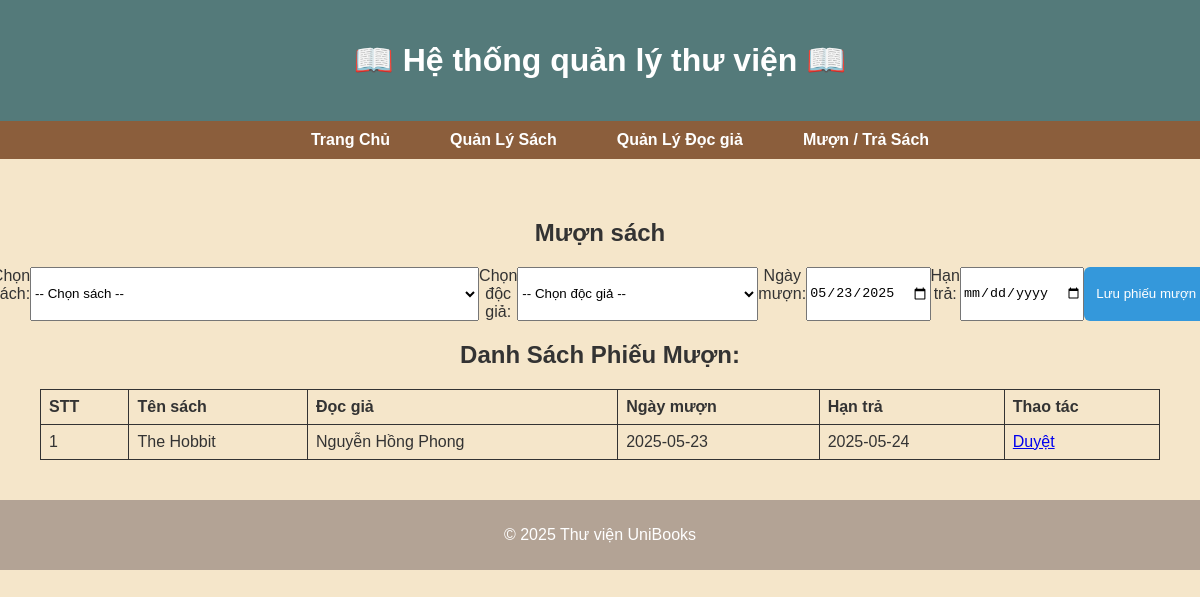
/loans/loans_borrow.php, run on the app's committed database.
### tables this page shows
CREATE TABLE `loans` (
  `id` int(11) NOT NULL,
  `book_id` varchar(11) DEFAULT NULL,
  `student_id` varchar(20) DEFAULT NULL,
  `borrow_date` date DEFAULT NULL,
  `return_date` date DEFAULT NULL,
  `status` enum('pending','approved','returned') NOT NULL DEFAULT 'pending',
  `approved_at` datetime DEFAULT NULL,
  `approved_by` varchar(50) DEFAULT NULL,
  `returned_at` date DEFAULT NULL
);

CREATE TABLE `books` (
  `id` varchar(11) NOT NULL,
  `images` varchar(500) DEFAULT NULL,
  `title` varchar(255) DEFAULT NULL,
  `author` varchar(255) DEFAULT NULL,
  `category` varchar(100) DEFAULT NULL,
  `publish_year` int(11) DEFAULT NULL,
  `summary` text DEFAULT NULL,
  `status` enum('available','pending','borrowed') NOT NULL DEFAULT 'available'
);

CREATE TABLE `users` (
  `masv` varchar(10) NOT NULL,
  `username` varchar(50) NOT NULL,
  `password` varchar(255) NOT NULL,
  `email` varchar(100) DEFAULT NULL,
  `role` enum('user','admin') NOT NULL DEFAULT 'user',
  `created_at` datetime DEFAULT current_timestamp()
);

### loans/loans_borrow.php (the view, shortened to what this page needs)
<?php
require_once '../database/db.php';
include("../includes/header.php");
include("../includes/nav.php");
$loans = [];
try {
    $sql = "SELECT l.id, b.title, u.username AS reader_name, l.borrow_date, l.return_date, l.status
        FROM loans l
        JOIN books b ON l.book_id = b.id
        JOIN users u ON l.student_id = u.masv
        WHERE l.status IN ('pending', 'approved')
        ORDER BY l.borrow_date DESC";
    $stmt = $pdo->query($sql);
    $loans = $stmt->fetchAll(PDO::FETCH_ASSOC);
} catch (PDOException $e) {
    $error_message = "Lỗi truy vấn: " . $e->getMessage();
}
?>
<main>
  <h2>Mượn sách</h2>
  <form action="loans_borrow.php" method="POST" class="form-box">
    <label for="book_id">Chọn sách:</label>
    <select name="book_id" id="book_id" required>
      <option value="">-- Chọn sách --</option>
    </select>
    <label for="student_id">Chọn độc giả:</label>
    <select name="student_id" id="student_id" required>
      <option value="">-- Chọn độc giả --</option>
    </select>
    <label for="borrow_date">Ngày mượn:</label>
    <input type="date" name="borrow_date" id="borrow_date" value="<?= date('Y-m-d') ?>" required>
    <label for="return_date">Hạn trả:</label>
    <input type="date" name="return_date" id="return_date" required>
    <input type="submit" name="borrow_submit" value="Lưu phiếu mượn" class="btn">
  </form>
  <h2>Danh Sách Phiếu Mượn:</h2>
  <?php if (!empty($loans)): ?>
    <table>
      <thead>
        <tr>
          <th>STT</th>
          <th>Tên sách</th>
          <th>Đọc giả</th>
          <th>Ngày mượn</th>
          <th>Hạn trả</th>
          <th>Thao tác</th>
        </tr>
      </thead>
      <tbody>
        <?php $stt = 1; ?>
        <?php foreach ($loans as $loan): ?>
        <tr>
          <td><?= $stt ?></td>
          <td><?= htmlspecialchars($loan['title']) ?></td>
          <td><?= htmlspecialchars($loan['reader_name']) ?></td>
          <td><?= htmlspecialchars($loan['borrow_date']) ?></td>
          <td><?= htmlspecialchars($loan['return_date']) ?></td>
          <td>
            <?php if ($loan['status'] === 'pending'): ?>
              <a href="loans_approve.php?id=<?= htmlspecialchars($loan['id']) ?>" onclick="return confirm('Bạn có muốn duyệt phiếu này không?')">Duyệt</a>
            <?php elseif ($loan['status'] === 'approved'): ?>
              <a href="loans_return.php?id=<?= htmlspecialchars($loan['id']) ?>" onclick="return confirm('Bạn có chắc muốn trả sách này không?')">Trả sách</a>
            <?php else: ?>
              <span style="color:gray">Đã trả</span>
            <?php endif; ?>
          </td>
        </tr>
        <?php $stt++; endforeach; ?>
      </tbody>
    </table>
  <?php else: ?>
    <p>Không có phiếu mượn nào đang chờ duyệt.</p>
  <?php endif; ?>
</main>
<?php include("../includes/footer.php"); ?>

### assets/styles.css (style rules this page uses)
:root { --bg-img: url('../public/BG-img-register.jpg');; }
body { font-family: Arial, sans-serif; background-color: #F5E6CA; color: #333; margin: 0; padding: 0; }
main { text-align: center; padding: 40px; }
.form-box { width: 100%; height: fit-content; display: flex; justify-content: center; }
.btn { padding: 6px 12px; background-color: #3498db; color: white; border: none; border-radius: 6px; text-decoration: none; }

### loans/loans_borrow.php (style rules this page uses)
table { border-collapse: collapse; width: 100%; }
table, th, td { border: 1px solid #333; }
th, td { padding: 8px; text-align: left; }

### data on the page
loans: book.title "The Hobbit", student.username "Nguyễn Hồng Phong", borrow_date "2025-05-23", return_date "2025-05-24"
